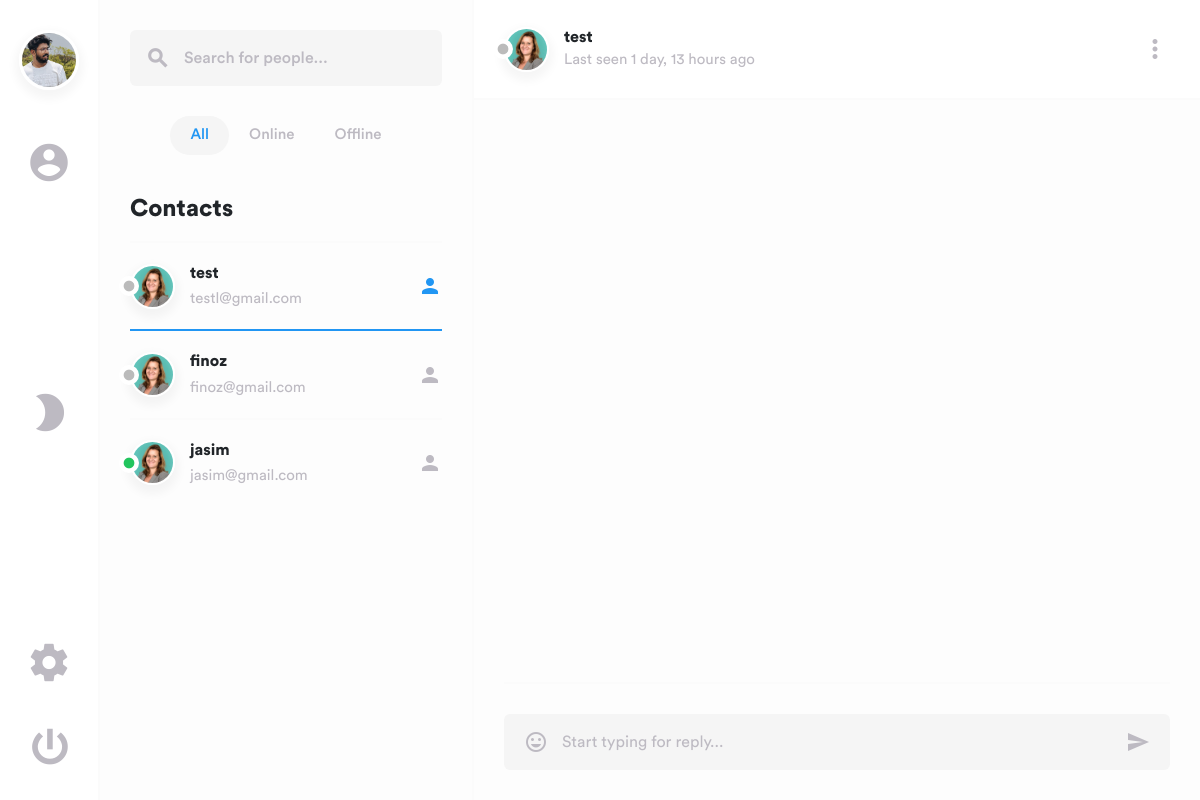
The page /chat/chat/1/ (signed in) on the database its author committed.
### accounts/models.py (models this page shows, shortened)
class CustomUser(AbstractBaseUser, PermissionsMixin):
    email = models.EmailField(unique=True)
    username = models.CharField(max_length=150, unique=True)
    is_online = models.BooleanField(default=False)
    last_seen = models.DateTimeField(default=timezone.now)
    is_active = models.BooleanField(default=True)
    is_staff = models.BooleanField(default=False)
    date_joined = models.DateTimeField(default=timezone.now)
    profile_picture = models.ImageField(
        upload_to='profile_pics/',
        null=True,
        blank=True,
    )
    objects = CustomUserManager()
    USERNAME_FIELD = 'email'
    REQUIRED_FIELDS = ['username']

### chat/views.py (the view)
# urls.py: path('chat/<int:user_id>/', views.chat_with_user, name='chat_with_user'),
@login_required(login_url='login')
def chat_with_user(request, user_id):
    other_user = get_object_or_404(User, id=user_id)
    users = list(User.objects.exclude(id=request.user.id))
    Message.objects.filter(
        sender=other_user,
        receiver=request.user,
        is_read=False
    ).update(is_read=True)
    _annotate_unread(users, request.user)
    messages = Message.objects.filter(
        Q(sender=request.user, receiver=other_user) |
        Q(sender=other_user, receiver=request.user)
    ).order_by('timestamp')
    return render(request, 'chat/chat.html', {
        'users': users,
        'other_user': other_user,
        'messages': messages,
    })

### chat/views.py (called while the page is built)
def _annotate_unread(users, current_user):
    counts = dict(
        Message.objects
        .filter(receiver=current_user, is_read=False)
        .values('sender_id')
        .annotate(n=Count('id'))
        .values_list('sender_id', 'n')
    )
    for user in users:
        user.unread_count = counts.get(user.id, 0)
    return users

### chat/templates/chat/chat.html (shortened to what this page needs)
{% load static %}
<!DOCTYPE html>
<html lang="en">
<head>
    <link href="{% static 'dist/css/lib/bootstrap.min.css' %}" type="text/css" rel="stylesheet">
    <link href="{% static 'dist/css/swipe.min.css' %}" type="text/css" rel="stylesheet">
</head>
<body>
    <main>
        <div class="layout">
            <div class="navigation">
                <div class="container">
                    <div class="inside">
                        <div class="nav nav-tab menu">
                            <button class="btn" id="nav-avatar-btn">
                                <img class="avatar-xl" id="nav-avatar-img"
                                    src="{% if request.user.profile_picture %}{{ request.user.profile_picture.url }}{% else %}{% static 'dist/img/avatars/avatar-male-1.jpg' %}{% endif %}"
                                    alt="avatar">
                            </button>
                            <a href="#members" data-toggle="tab" class="active"><i
                                    class="material-icons">account_circle</i></a>
                            <button class="btn mode f-grow1" id="theme-toggle" title="Toggle dark mode"><i
                                    class="material-icons" id="theme-icon">brightness_2</i></button>
                            <a href="#settings" data-toggle="tab"><i class="material-icons">settings</i></a>
                            <form action="{% url 'logout' %}" method="post" style="display: inline;">
                                <button type="submit" class="btn power" title="Log out"><i
                                        class="material-icons">power_settings_new</i></button>
                            </form>
                        </div>
                    </div>
                </div>
            </div>
            <div class="sidebar" id="sidebar">
                <div class="container">
                    <div class="col-md-12">
                        <div class="tab-content">
                            <div class="tab-pane fade show active" id="members">
                                <div class="search">
                                    <form class="form-inline position-relative">
                                        <input type="search" class="form-control" id="people"
                                            placeholder="Search for people...">
                                        <button type="button" class="btn btn-link loop"><i
                                                class="material-icons">search</i></button>
                                    </form>
                                </div>
                                <div class="list-group sort">
                                    <button class="btn filterMembersBtn active show" data-toggle="list"
                                        data-filter="all">All</button>
                                    <button class="btn filterMembersBtn" data-toggle="list"
                                        data-filter="online">Online</button>
                                    <button class="btn filterMembersBtn" data-toggle="list"
                                        data-filter="offline">Offline</button>
                                </div>
                                <div class="contacts">
                                    <h1>Contacts</h1>
                                    <div class="list-group" id="contacts" role="tablist">
                                        {% for user in users %}
                                        <a href="{% url 'chat:chat_with_user' user.id %}"
                                            class="filterMembers all {% if user.is_online %}online{% else %}offline{% endif %} contact {% if user.id == other_user.id %}active{% endif %}">
                                            <img class="avatar-md"
                                                src="{% if user.profile_picture %}{{ user.profile_picture.url }}{% else %}{% static 'dist/img/avatars/avatar-female-1.jpg' %}{% endif %}"
                                                data-toggle="tooltip" data-placement="top" title="{{ user.username }}"
                                                alt="avatar">
                                            <div class="status">
                                                <i
                                                    class="material-icons {% if user.is_online %}online{% else %}offline{% endif %}">fiber_manual_record</i>
                                            </div>
                                            <div class="data">
                                                <h5>{{ user.username }}</h5>
                                                <p>{{ user.email }}</p>
                                            </div>
                                            <div class="person-add">
                                                <i class="material-icons">person</i>
                                            </div>
                                        </a>
                                        {% empty %}
                                        <p>No other users found.</p>
                                        {% endfor %}
                                    </div>
                                </div>
                            </div>
                        </div>
                    </div>
                </div>
            </div>
            <div class="main">
                <div class="tab-content" id="nav-tabContent">
                    <div class="babble tab-pane fade active show" id="list-chat" role="tabpanel">
                        <div class="chat" id="chat1">
                            <div class="top">
                                <div class="container">
                                    <div class="col-md-12">
                                        <div class="inside">
                                            <a href="#"><img class="avatar-md"
                                                    src="{% if other_user.profile_picture %}{{ other_user.profile_picture.url }}{% else %}{% static 'dist/img/avatars/avatar-female-1.jpg' %}{% endif %}"
                                                    data-toggle="tooltip" data-placement="top"
                                                    title="{{ other_user.username }}" alt="avatar"></a>
                                            <div class="status">
                                                <i
                                                    class="material-icons {% if other_user.is_online %}online{% else %}offline{% endif %}">fiber_manual_record</i>
                                            </div>
                                            <div class="data">
                                                <h5><a href="#">{{ other_user.username }}</a></h5>
                                                {% if other_user.is_online %}
                                                <span class="status-online">Active now</span>
                                                {% else %}
                                                <span class="status-offline">
                                                    Last seen {{ other_user.last_seen|timesince }} ago
                                                </span>
                                                {% endif %}
                                            </div>
                                            <div class="dropdown">
                                                <button class="btn" data-toggle="dropdown" aria-haspopup="true"
                                                    aria-expanded="false"><i
                                                        class="material-icons md-30">more_vert</i></button>
                                            </div>
                                        </div>
                                    </div>
                                </div>
                            </div>
                            <div class="content" id="content">
                            </div>
                            <div class="container">
                                <div class="col-md-12">
                                    <div class="bottom">
                                        <form class="position-relative w-100" id="chat-form">
                                            <textarea class="form-control" placeholder="Start typing for reply..."
                                                rows="1" id="message-input"></textarea>
                                            <button type="button" class="btn emoticons" id="emoji-btn"><i
                                                    class="material-icons">insert_emoticon</i></button>
                                            <button type="submit" class="btn send"><i
                                                    class="material-icons">send</i></button>
                                        </form>
                                    </div>
                                </div>
                            </div>
                        </div>
                    </div>
                </div>
            </div>
        </div>
    </main>
</body>
</html>

### chat/templates/chat/chat.html (style rules this page uses)
.material-icons.online { color: #22c55e !important; }
.contact .person-add { position: relative; display: flex; align-items: center; gap: 6px; }
body, .navigation, .sidebar, .main, .chat, .top, .content, .bottom, .text, .contacts, .settings, .profile, .category, .title, .form-control, .list-group-item, a, .data h5, .data p, span, .dropdown-menu, .dropdown-item, input, textarea, .search { transition: background-color .25s ease, color .25s ease, border-color .25s ease, box-shadow .25s ease; }

### rows shown on the page
CustomUser: profile_picture (picture)
CustomUser: username (picture), is_online False (drawn), username "test", email "testl@gmail.com", last_seen "1 day, 13 hours"
CustomUser: is_online False (drawn), username "finoz", email "finoz@gmail.com"
CustomUser: is_online True (drawn), username "jasim", email "jasim@gmail.com"
